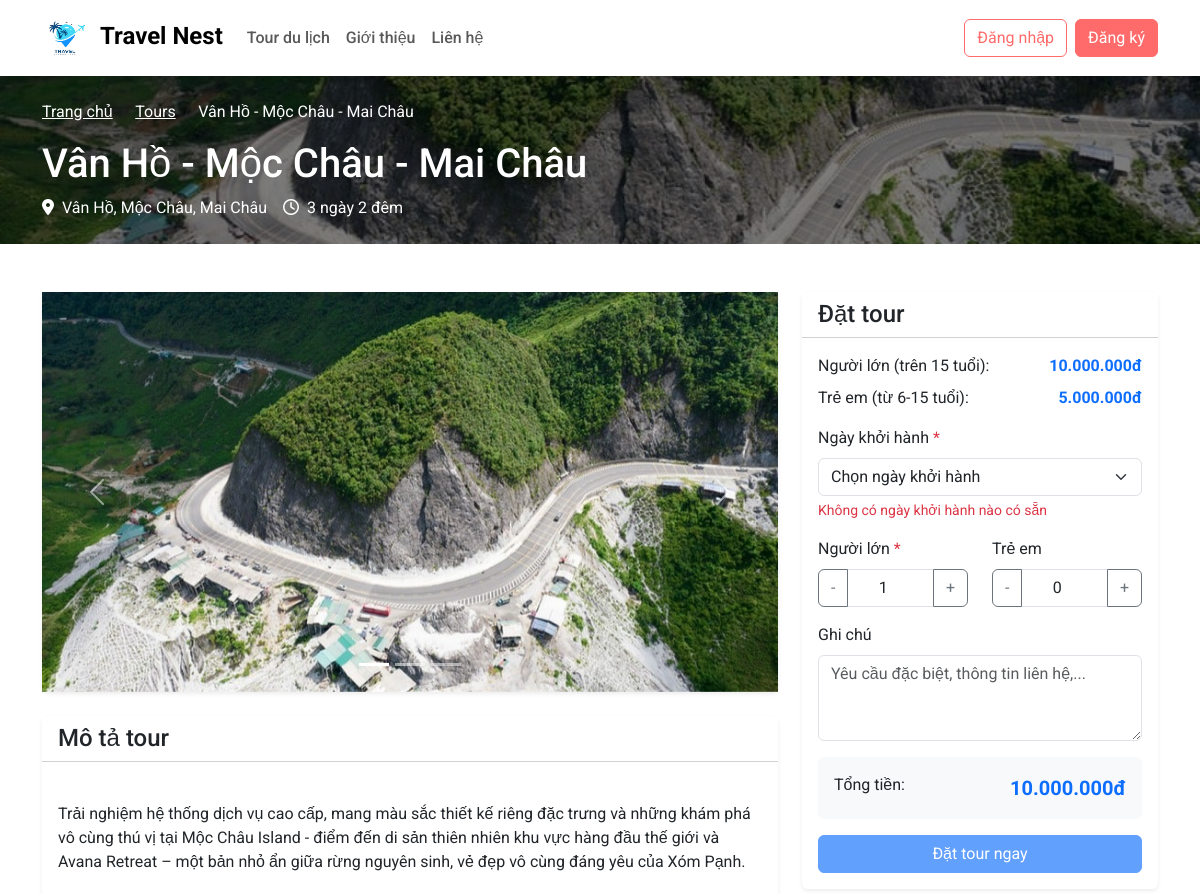
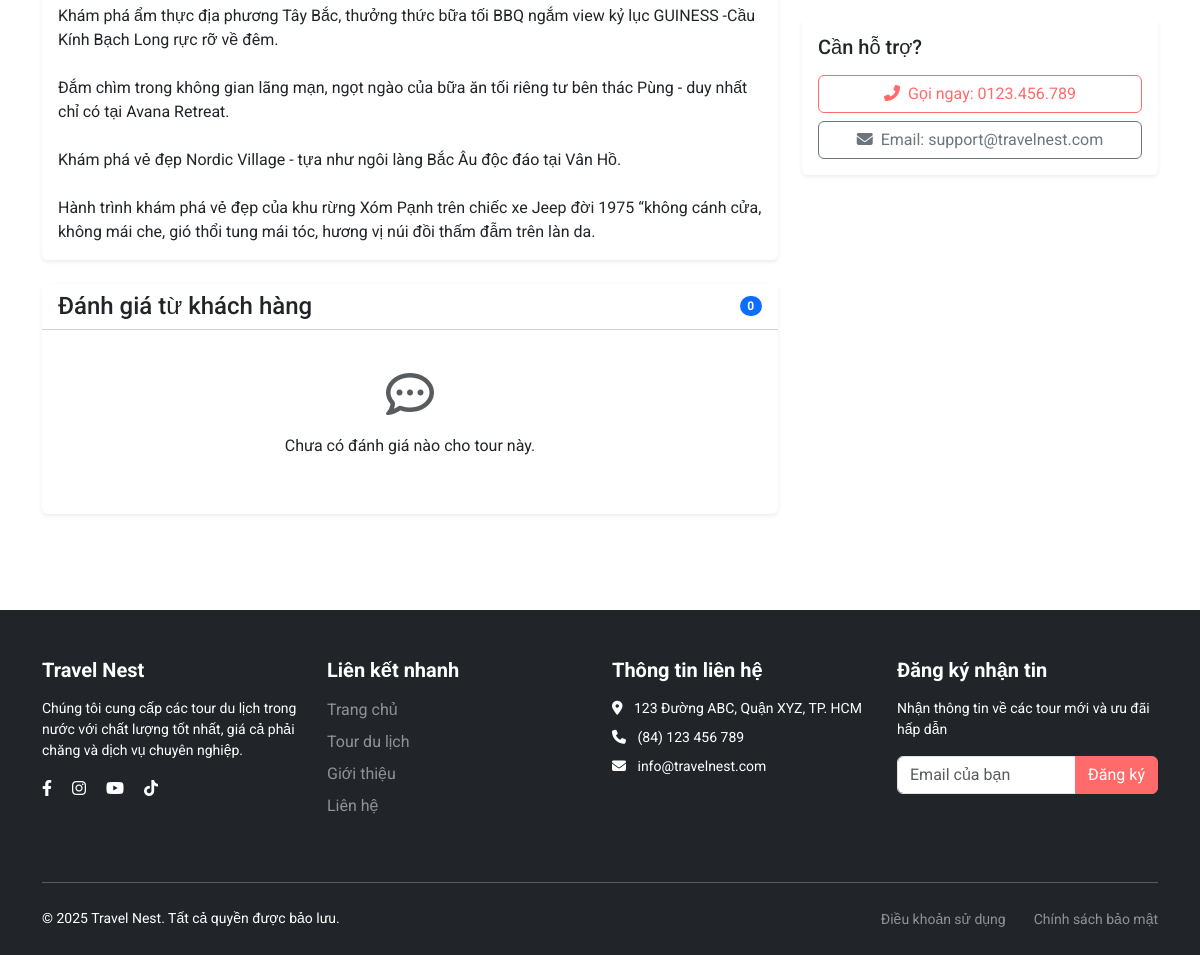
/tour-detail.php?id=4, run on an earlier commit of the app's database (2 pictures, top to bottom).
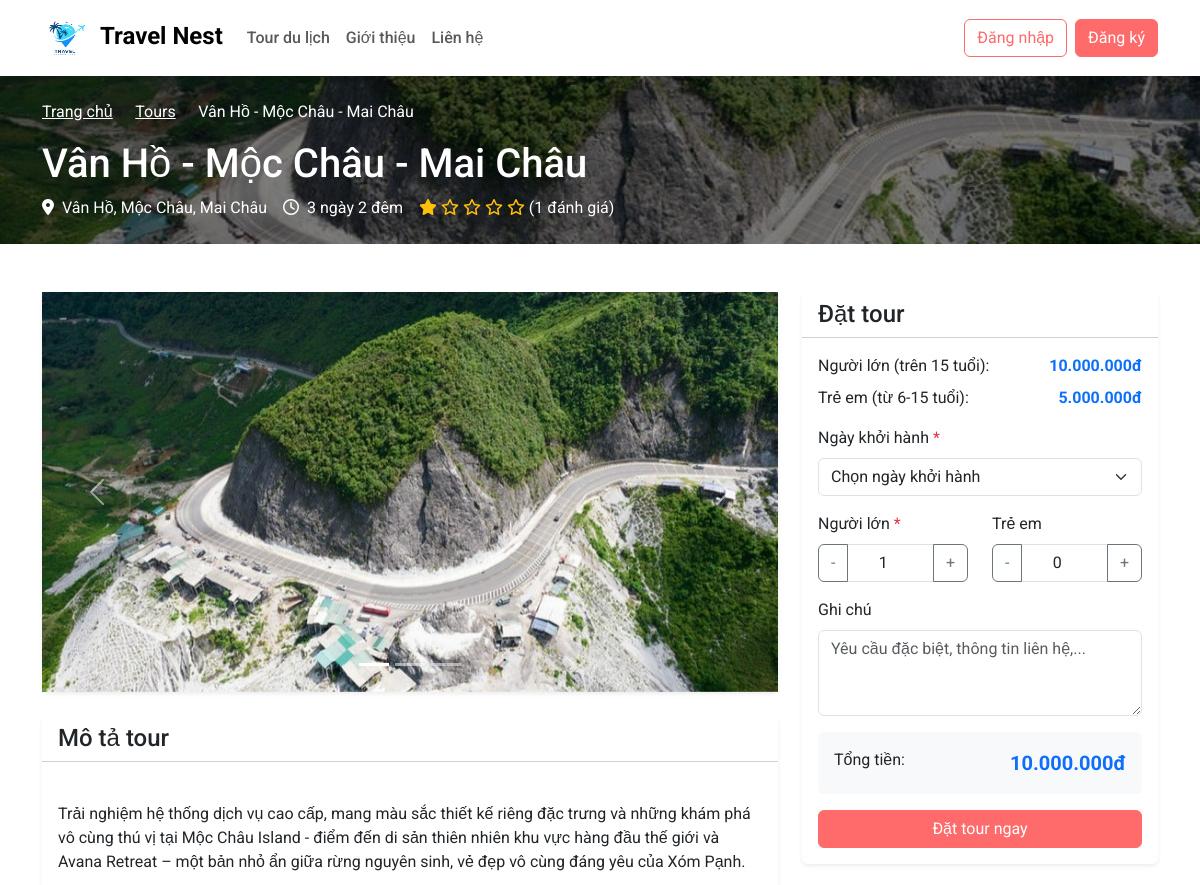
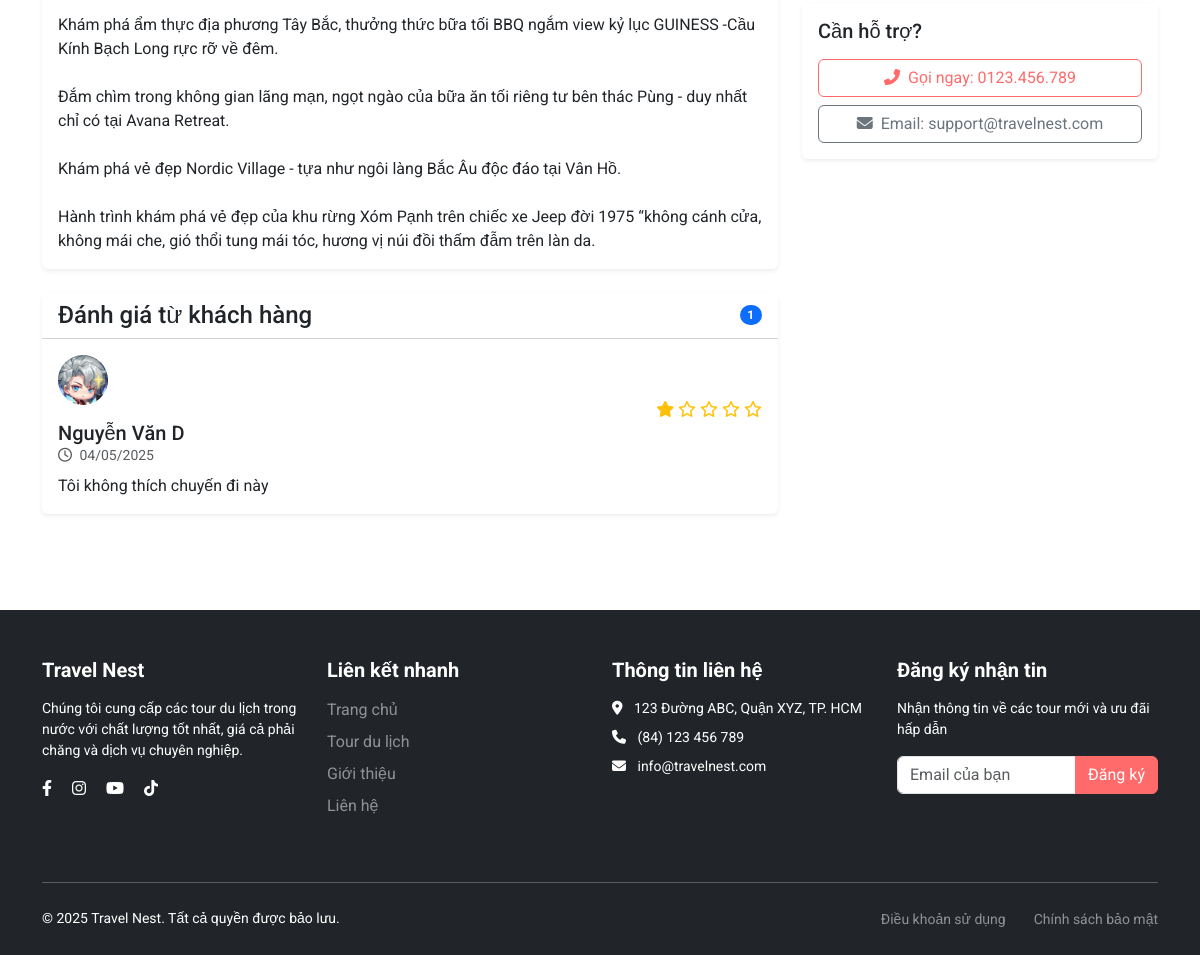
And on a later commit of the database (2 pictures, top to bottom).
### tables this page shows
CREATE TABLE `reviews` (
  `review_id` int NOT NULL,
  `user_id` int NOT NULL,
  `tour_id` int NOT NULL,
  `booking_id` int NOT NULL,
  `rating` int NOT NULL,
  `comment` text,
  `status` enum('active','deleted') DEFAULT 'active',
  `review_date` timestamp NULL DEFAULT CURRENT_TIMESTAMP
);

CREATE TABLE `users` (
  `user_id` int NOT NULL,
  `full_name` varchar(255) NOT NULL,
  `email` varchar(255) NOT NULL,
  `password` varchar(255) NOT NULL,
  `phone` varchar(20) NOT NULL,
  `address` text,
  `role` enum('customer','admin') DEFAULT 'customer',
  `status` enum('active','blocked','inactive') DEFAULT 'active',
  `created_at` timestamp NULL DEFAULT CURRENT_TIMESTAMP,
  `updated_at` timestamp NULL DEFAULT CURRENT_TIMESTAMP ON UPDATE CURRENT_TIMESTAMP
);

### tour-detail.php (the view, shortened to what the changed rows need)
<?php
include 'config/config.php';
$tourId = $_GET['id'];
$stmt = $conn->prepare("
    SELECT t.*,
           (SELECT COUNT(*) FROM reviews r WHERE r.tour_id = t.tour_id AND r.status = 'active') as review_count,
           (SELECT AVG(rating) FROM reviews r WHERE r.tour_id = t.tour_id AND r.status = 'active') as avg_rating
    FROM tours t
    WHERE t.tour_id = ? AND t.status = 'active'
");
$stmt->bind_param("i", $tourId);
$stmt->execute();
$result = $stmt->get_result();
$tour = $result->fetch_assoc();
$stmt = $conn->prepare("
    SELECT date_id, departure_date, available_seats
    FROM tour_dates
    WHERE tour_id = ? AND status = 'available' AND departure_date >= CURDATE()
    ORDER BY departure_date
");
$stmt->bind_param("i", $tourId);
$stmt->execute();
$datesResult = $stmt->get_result();
$availableDates = [];
while ($date = $datesResult->fetch_assoc()) {
    $availableDates[] = $date;
}
$stmt = $conn->prepare("
    SELECT r.review_id, r.rating, r.comment, r.review_date,
           u.full_name
    FROM reviews r
    INNER JOIN users u ON r.user_id = u.user_id
    WHERE r.tour_id = ? AND r.status = 'active'
    ORDER BY r.review_date DESC
    LIMIT 10
");
$stmt->bind_param("i", $tourId);
$stmt->execute();
$reviewsResult = $stmt->get_result();
$reviews = [];
while ($review = $reviewsResult->fetch_assoc()) {
    $reviews[] = $review;
}
include 'layouts/header.php';
?>
<div class="tour-header py-4" style="background-image: url('admin/<?php echo $tour['image1']; ?>');">
    <div class="container">
        <div class="row">
            <div class="col-lg-8">
                <h1 class="text-white mt-2"><?php echo $tour['name']; ?></h1>
                <div class="d-flex align-items-center mt-2 text-white">
                    <?php if ($tour['review_count'] > 0): ?>
                        <div>
                            <?php for ($i = 1; $i <= 5; $i++): ?>
                                <?php if ($i <= round($tour['avg_rating'])): ?>
                                    <i class="fas fa-star text-warning"></i>
                                <?php else: ?>
                                    <i class="far fa-star text-warning"></i>
                                <?php endif; ?>
                            <?php endfor; ?>
                            <span class="text-white">(<?php echo $tour['review_count']; ?> đánh giá)</span>
                        </div>
                    <?php endif; ?>
                </div>
            </div>
        </div>
    </div>
</div>
<div class="container py-5">
    <div class="row">
        <div class="col-lg-8">
            <div class="card border-0 shadow-sm">
                <div class="card-header bg-white d-flex justify-content-between align-items-center">
                    <h4 class="card-title mb-0">Đánh giá từ khách hàng</h4>
                    <span class="badge bg-primary rounded-pill"><?php echo count($reviews); ?></span>
                </div>
                <div class="card-body">
                    <?php if (count($reviews) > 0): ?>
                        <?php foreach ($reviews as $review): ?>
                            <div class="review-item mb-4 pb-4 border-bottom">
                                <div class="d-flex justify-content-between align-items-center mb-2">
                                    <div>
                                        <img src="admin/assets/img/user.jpg" class="testimonial-img-small rounded-circle mb-3" alt="Khách hàng">
                                        <h5 class="mb-0"><?php echo $review['full_name']; ?></h5>
                                        <div class="text-muted small">
                                            <i class="far fa-clock me-1"></i>
                                            <?php echo date('d/m/Y', strtotime($review['review_date'])); ?>
                                        </div>
                                    </div>
                                    <div>
                                        <?php for ($i = 1; $i <= 5; $i++): ?>
                                            <?php if ($i <= $review['rating']): ?>
                                                <i class="fas fa-star text-warning"></i>
                                            <?php else: ?>
                                                <i class="far fa-star text-warning"></i>
                                            <?php endif; ?>
                                        <?php endfor; ?>
                                    </div>
                                </div>
                                <p class="mb-0"><?php echo $review['comment']; ?></p>
                            </div>
                        <?php endforeach; ?>
                    <?php else: ?>
                        <div class="text-center py-4">
                            <i class="far fa-comment-dots fa-3x text-muted mb-3"></i>
                            <p>Chưa có đánh giá nào cho tour này.</p>
                        </div>
                    <?php endif; ?>
                </div>
            </div>
        </div>
        <div class="col-lg-4">
            <div class="card border-0 shadow-sm mb-4">
                <div class="card-body">
                    <form method="post" action="tour-detail.php?id=<?php echo $tourId; ?>" id="booking-form">
                        <div class="mb-3">
                            <label for="date_id" class="form-label">Ngày khởi hành <span class="text-danger">*</span></label>
                            <select class="form-select" id="date_id" name="date_id" required>
                                <option value="">Chọn ngày khởi hành</option>
                            </select>
                            <?php if (empty($availableDates)): ?>
                                <div class="form-text text-danger">Không có ngày khởi hành nào có sẵn</div>
                            <?php endif; ?>
                        </div>
                    </form>
                </div>
            </div>
        </div>
    </div>
</div>
<?php include 'layouts/footer.php'; ?>

What changed in the data, as far as the page shows it:
added reviews: user.full_name "Nguyễn Văn D", review_date "04/05/2025", rating 1 (drawn), comment "Tôi không thích chuyến đi này"
Also different on the page:
$tour['review_count']: (not shown) → "1"
count($reviews): "0" → "1"
text no longer shown: "Chưa có đánh giá nào cho tour này. Không có ngày khởi hành nào có sẵn"
text now shown: "( đánh giá)"
